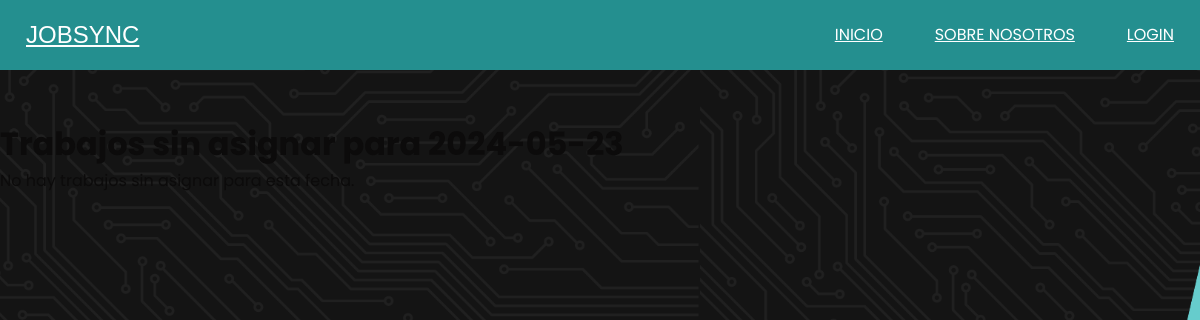
The app's page /trabajos_sin_asignar/2/2024-05-23/, older data.
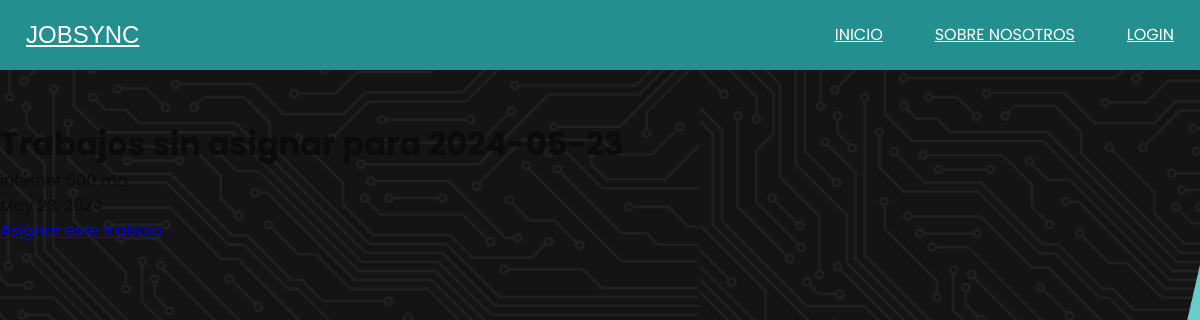
The same page, newer data.
### JobSyncApp/models.py (models this page shows, shortened)
class Trabajo(models.Model):
    colaborador = models.ForeignKey(CustomUser, on_delete=models.SET_NULL, null=True, blank=True)
    nombre_trabajo = models.CharField(max_length=100)
    nombre_titular = models.CharField(max_length=100)
    rut_titular = models.CharField(max_length=12)
    comuna = models.ForeignKey(Comuna, on_delete=models.SET_NULL, null=True)
    direccion = models.CharField(max_length=255)
    fecha = models.DateField()
    hora = models.TimeField()
    valor = models.DecimalField(max_digits=10, decimal_places=2)
    ESTADO_CHOICES = [
        ('sin_asignar', 'Sin asignar'),
        ('pendiente', 'Pendiente'),
        ('completado', 'Completado'),
    ]
    estado = models.CharField(max_length=20, choices=ESTADO_CHOICES, default='sin_asignar')

### JobSyncApp/views.py (the view)
# urls.py: path('trabajos_sin_asignar/<int:colaborador_id>/<str:fecha>/', views.trabajos_sin_asignar, name='trabajos_sin_asignar'),
def trabajos_sin_asignar(request, colaborador_id, fecha):
    trabajos = Trabajo.objects.filter(fecha=fecha, estado='sin_asignar')
    colaborador = CustomUser.objects.get(id=colaborador_id)
    return render(request, 'admin/gestion_trabajos/trabajos_sin_asignar.html', {'trabajos': trabajos, 'fecha': fecha, 'colaborador': colaborador})

### JobSyncApp/templates/admin/gestion_trabajos/trabajos_sin_asignar.html
{% extends 'index.html' %}
{% load static %}
{% block extra_css %}
<link rel="stylesheet" href="{% static 'css/admin/trabajos_sin_asignar.css' %}">
{% endblock extra_css %}
{% block contenido %}
<div class="header">
    <h1>Trabajos sin asignar para {{ fecha }}</h1>
</div>
<div class="trabajos-sin-asignar">
    <ul>
        {% for trabajo in trabajos %}
            <li>{{ trabajo.nombre_trabajo }}</li>
            <li>{{ trabajo.fecha}}</li>
            <a href="{% url 'asignar_trabajo' colaborador.id trabajo.id %}">Asignar este trabajo</a>
        {% empty %}
            <li>No hay trabajos sin asignar para esta fecha.</li>
        {% endfor %}
    </ul>
</div>
{% endblock %}

Row changes from the older to the newer data that the page shows:
now on this page (row edited): Trabajo: nombre_trabajo "internet 500 mg", fecha "May 23, 2024"
Text that changed along with them:
text no longer shown: "No hay trabajos sin asignar para esta fecha."
